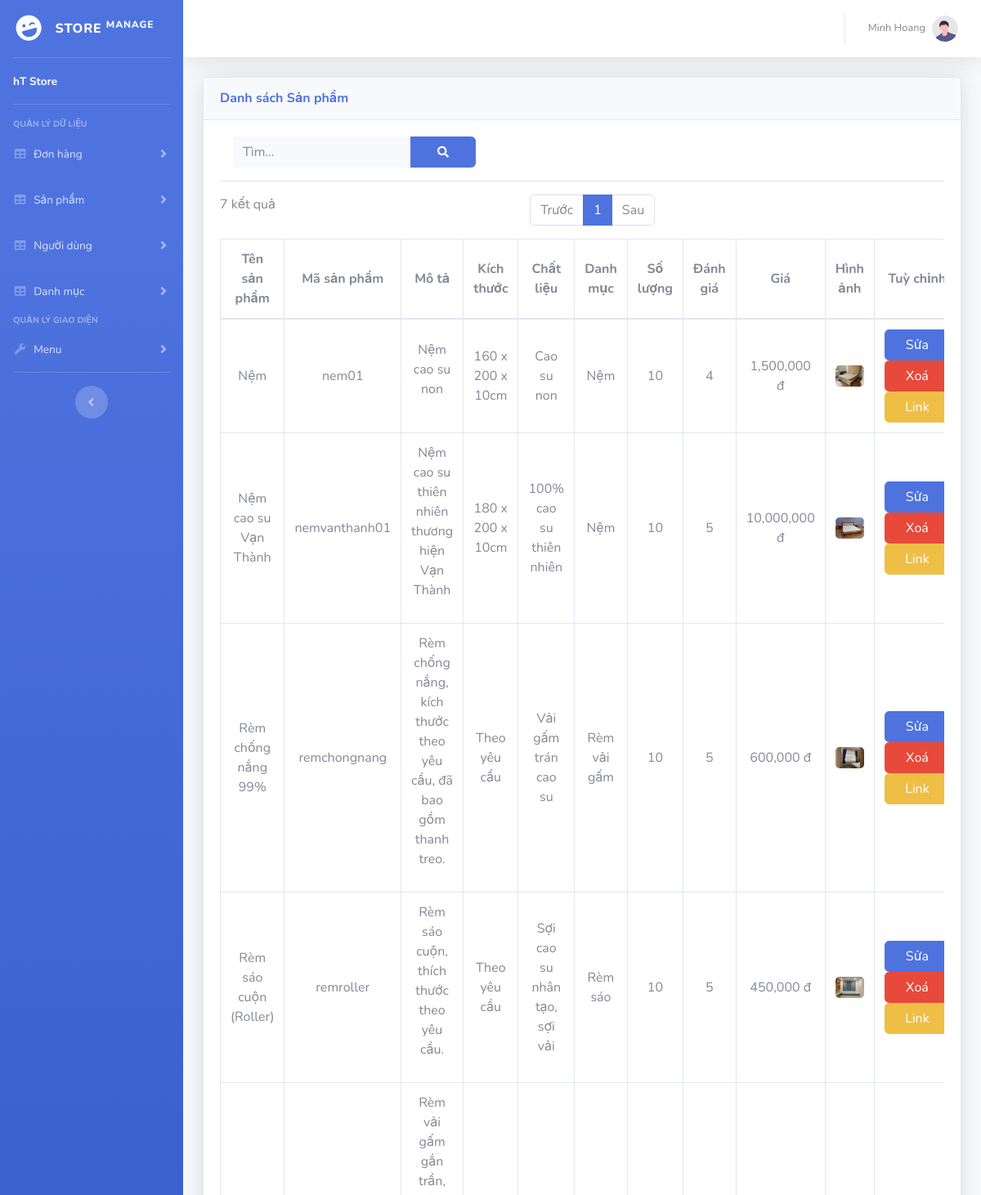
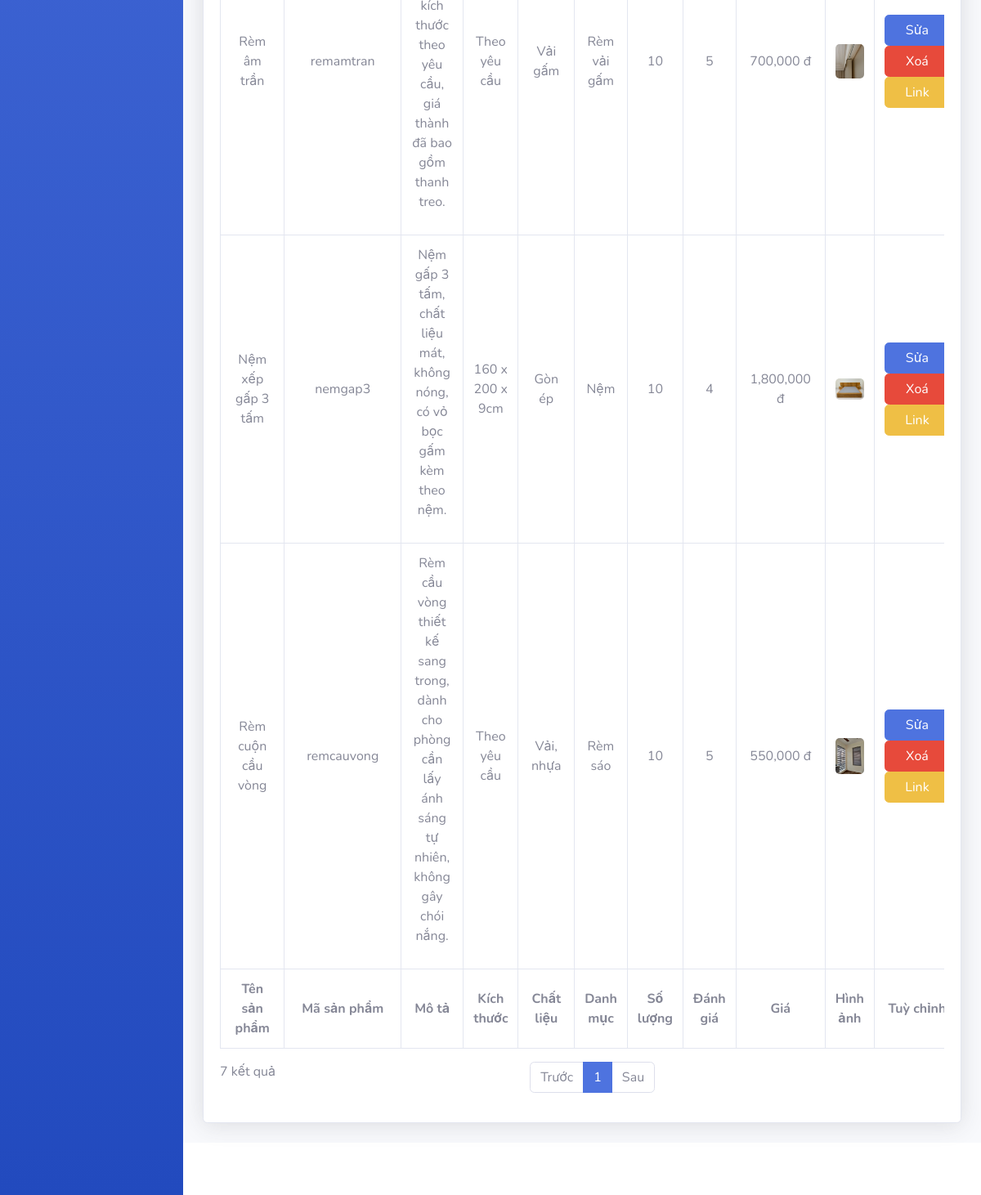
Page /admin/product (signed in) on the committed database (2 pictures, top to bottom).
### tables this page shows
CREATE TABLE `tbl_product` (
  `Id` int(11) NOT NULL,
  `ProductName` text DEFAULT NULL,
  `Description` text DEFAULT NULL,
  `IdCate` int(11) DEFAULT NULL,
  `Image` text DEFAULT NULL,
  `Quanity` int(11) DEFAULT NULL,
  `Size` text DEFAULT NULL,
  `ProdCode` text DEFAULT NULL,
  `Material` text DEFAULT NULL,
  `Price` int(11) DEFAULT NULL,
  `Rating` int(11) DEFAULT NULL
);

CREATE TABLE `tbl_category` (
  `Id` int(11) NOT NULL,
  `CategoryName` text DEFAULT NULL,
  `Description` text DEFAULT NULL
);

### app/Controllers/admin/ProductController.php (called while the page is built, shortened)
<?php
class ProductController extends Controller
{
    public function index()
    {
        $this->View();
    }
}

### app/ViewModels/ProductVM.php (called while the page is built, shortened)
<?php
class ProductVM extends Model
{
    public $Price;
    function __construct($product = null)
    {
        if (!is_array($product)) {
            $id = $product;
            $product = $this->GetProductById($id);
        }
        $this->Id = isset($product["Id"]) ? $product["Id"] : null;
        $this->ProductName = isset($product["ProductName"]) ? $product["ProductName"] : null;
        $this->Description = isset($product["Description"]) ? $product["Description"] : null;
        $this->IdCate = isset($product["IdCate"]) ? $product["IdCate"] : null;
        $this->Image = isset($product["Image"]) ? $product["Image"] : null;
        $this->Quanity = isset($product["Quanity"]) ? $product["Quanity"] : null;
        $this->Size = isset($product["Size"]) ? $product["Size"] : null;
        $this->Price = isset($product["Price"]) ? $product["Price"] : null;
        $this->ProdCode = isset($product["ProdCode"]) ? $product["ProdCode"] : null;
        $this->Material = isset($product["Material"]) ? $product["Material"] : null;
        $this->Rating = isset($product["Rating"]) ? $product["Rating"] : null;
    }
    function toPrice()
    {
        return Common::ViewMoney($this->Price);
    }
    function GetPaging($params, $pageIndex, $pageNumber, &$totalRows)
    {
        $keyword = $params["keyword"] ?? "";
        if (!empty($keyword)) {
            $where = $this->WhereLike("Id", $keyword);
            $where .= $this->WhereOr($this->WhereLike("ProductName", $keyword));
            $where .= $this->WhereOr($this->WhereLike("Description", $keyword));
            $where .= $this->WhereOr($this->WhereLike("IdCate", $keyword));
            $where .= $this->WhereOr($this->WhereLike("Image", $keyword));
        } else {
            $where = "1";
        }
        return $this->QueryPaging(ProductVM::tableName, $where, $pageIndex, $pageNumber, $totalRows);
    }
    function GetProductById($id)
    {
        return $this->SELECTROW(ProductVM::tableName, $this->WhereEq("Id", $id));
    }
}

### core/Database.php (called while the page is built, shortened)
<?php
class Database
{
    public static $DbConnect;
    function __construct()
    {
        global $db_config;
        try {
            self::$DbConnect = new mysqli($db_config['host'], $db_config['user'], isset($db_config['pass']) ? $db_config['pass'] : '', $db_config['db']);
            mysqli_set_charset(self::$DbConnect, 'UTF8');
        } catch (Exception $exception) {
            $mess = $exception->getMessage();
            $data['mess'] = $mess;
            App::$app->loadError('database', $data);
            die();
        }
    }
    function QueryPaging($tableName, $where, $pageIndex, $pageNumber, &$totalRows, $colums = null)
    {
        $select = "*";
        $sql = "SELECT {$select} FROM `{$tableName}` WHERE {$where}";
        $result = self::$DbConnect->query($sql);
        $start = ($pageIndex - 1) * $pageNumber;
        $sql = $sql . " limit {$start},{$pageNumber}";
        return self::$DbConnect->query($sql);
    }
    public function WhereEq($columname, $value)
    {
        return " `{$columname}` = '{$value}' ";
    }
    function SELECTROW($tableName = null, $where)
    {
        $sql = "SELECT * FROM `{$tableName}` WHERE {$where}";
        $result = self::$DbConnect->query($sql);
        if ($result->num_rows > 0) {
            return $result->fetch_assoc();
        }
        return null;
    }
}

### app/ViewModels/CategoryVM.php (called while the page is built, shortened)
<?php
class CategoryVM extends Model
{
    function __construct($category = null)
    {
        if (!empty($category)) {
            if (!is_array($category)) {
                $id = $category;
                $category = $this->GetProductById($id);
            }
        }
        $this->CategoryName = isset($category["CategoryName"]) ? $category["CategoryName"] : null;
    }
    function GetProductById($id)
    {
        return $this->SELECTROW(CategoryVM::tableName, $this->WhereEq("Id", $id));
    }
}

### app/Views/admin/product/index.php (the view, shortened to what this page needs)
<?php
$model = new ProductVM();
$totalRow = 0;
$indexPage = isset($_GET["page"]) ? intval($_GET["page"]) : 1;
$pageNumber = isset($_GET["number"]) ? intval($_GET["number"]) : 10;
$keyword = isset($_GET["keyword"]) ? $_GET["keyword"] : "";
$data = $model->GetPaging(["keyword" => $keyword], $indexPage, $pageNumber, $totalRow);
?>
<div class="card shadow mb-4">
    <div class="card-header py-3">
        <h6 class="m-0 font-weight-bold text-primary">Danh sách Sản phẩm</h6>
    </div>
    <div class="card-body">
        <form method="get" action="/admin/product/index/" class="d-sm-inline-block form-inline mr-auto ml-md-3 my-2 my-md-0 mw-100 navbar-search">
            <div class="input-group">
                <input name="keyword" type="text" class="form-control bg-light border-0 small" placeholder="Tìm..." value="<?php echo isset($keyword) ? $keyword : ""; ?>" aria-label="Search" aria-describedby="basic-addon2">
                <div class="input-group-append">
                    <button class="btn btn-primary" type="submit">
                        <i class="fas fa-search fa-sm"></i>
                    </button>
                </div>
            </div>
        </form>
        <hr>
        <div class="table-responsive">
            <table class="table table-bordered" id="dataTable" width="100%" cellspacing="0">
                <thead>
                    <tr>
                        <th>Tên sản phẩm</th>
                        <th>Mã sản phẩm</th>
                        <th>Mô tả</th>
                        <th>Kích thước</th>
                        <th>Chất liệu</th>
                        <th>Danh mục</th>
                        <th>Số lượng</th>
                        <th>Đánh giá</th>
                        <th>Giá</th>
                        <th>Hình ảnh</th>
                        <th>Tuỳ chỉnh</th>
                    </tr>
                </thead>
                <tfoot>
                    <tr>
                        <th>Tên sản phẩm</th>
                        <th>Mã sản phẩm</th>
                        <th>Mô tả</th>
                        <th>Kích thước</th>
                        <th>Chất liệu</th>
                        <th>Danh mục</th>
                        <th>Số lượng</th>
                        <th>Đánh giá</th>
                        <th>Giá</th>
                        <th>Hình ảnh</th>
                        <th>Tuỳ chỉnh</th>
                    </tr>
                </tfoot>
                <tbody>
                    <?php
                    if (!empty($data)) {
                        while ($row = $data->fetch_array()) {
                            $_item = new ProductVM($row);
                    ?>
                            <tr>
                                <td>
                                    <?php echo $_item->ProductName; ?>
                                </td>
                                <td>
                                    <?php echo $_item->ProdCode; ?>
                                </td>
                                <td>
                                    <?php echo $_item->Description; ?>
                                </td>
                                <td>
                                    <?php echo $_item->Size; ?>
                                </td>
                                <td>
                                    <?php echo $_item->Material; ?>
                                </td>
                                <td>
                                    <?php
                                    $modelCate = new CategoryVM($_item->IdCate);
                                    echo $modelCate->CategoryName;
                                    ?>
                                </td>
                                <td>
                                    <?php echo $_item->Quanity; ?>
                                </td>
                                <td>
                                    <?php echo $_item->Rating; ?>
                                </td>
                                <td>
                                    <?php echo $_item->toPrice(); ?>
                                </td>
                                <td style="width:200px;">
                                    <img src="/public/uploads/<?php echo $_item->Image; ?>" style="width:100%;border-radius:5px;"><br />
                                <td class="text-center">
                                    <a href="/admin/product/edit/<?php echo $_item->Id ?>" class="btn btn-primary">Sửa</a>
                                    <a onclick="return confirm('Xoá người dùng này?')" href="/admin/product/delete/<?php echo $_item->Id ?>" class="btn btn-danger">Xoá</a>
                                    <a href="/products/detail/product=<?php echo $_item->Id ?>" class="btn" style="color: #fff; background-color:#efbf45;border-color:#efbf45;">Link</a>
                                </td>
                            </tr>
                    <?php
                        }
                    }
                    ?>
                </tbody>
            </table>
        </div>
    </div>
</div>

### app/Views/admin/product/index.php (style rules this page uses)
.table td, .table thead th { vertical-align: middle; text-align: center; }

### rows in the picture
tbl_product: ProductName "Nệm", ProdCode "nem01", Description "Nệm cao su non", Size "160 x 200 x 10cm", Material "Cao su non", tbl_category.CategoryName "Nệm", Quanity "10", Rating "4", Price "1,500,000 đ", Image (picture)
tbl_product: ProductName "Nệm cao su Vạn Thành", ProdCode "nemvanthanh01", Description "Nệm cao su thiên nhiên thương hiện Vạn Thành", Size "180 x 200 x 10cm", Material "100% cao su thiên nhiên", tbl_category.CategoryName "Nệm", Quanity "10", Rating "5", Price "10,000,000 đ", Image (picture)
tbl_product: ProductName "Rèm chống nắng 99%", ProdCode "remchongnang", Description "Rèm chống nắng, kích thước theo yêu cầu, đã bao gồm thanh treo.", Size "Theo yêu cầu", Material "Vải gấm trán cao su", tbl_category.CategoryName "Rèm vải gấm", Quanity "10", Rating "5", Price "600,000 đ", Image (picture)
tbl_product: ProductName "Rèm sáo cuộn (Roller)", ProdCode "remroller", Description "Rèm sáo cuộn, thích thước theo yêu cầu.", Size "Theo yêu cầu", Material "Sợi cao su nhân tạo, sợi vải", tbl_category.CategoryName "Rèm sáo", Quanity "10", Rating "5", Price "450,000 đ", Image (picture)
tbl_product: ProductName "Rèm âm trần", ProdCode "remamtran", Description "Rèm vải gấm gắn trần, kích thước theo yêu cầu, giá thành đã bao gồm thanh treo.", Size "Theo yêu cầu", Material "Vải gấm", tbl_category.CategoryName "Rèm vải gấm", Quanity "10", Rating "5", Price "700,000 đ", Image (picture)
tbl_product: ProductName "Nệm xếp gấp 3 tấm", ProdCode "nemgap3", Description "Nệm gấp 3 tấm, chất liệu mát, không nóng, có vỏ bọc gấm kèm theo nệm.", Size "160 x 200 x 9cm", Material "Gòn ép", tbl_category.CategoryName "Nệm", Quanity "10", Rating "4", Price "1,800,000 đ", Image (picture)
tbl_product: ProductName "Rèm cuộn cầu vòng", ProdCode "remcauvong", Description "Rèm cầu vòng thiết kế sang trong, dành cho phòng cần lấy ánh sáng tự nhiên, không gây chói nắng.", Size "Theo yêu cầu", Material "Vải, nhựa", tbl_category.CategoryName "Rèm sáo", Quanity "10", Rating "5", Price "550,000 đ", Image (picture)

### other values in the picture
$_SESSION["admin"]["Name"] "Minh Hoang"
$totalRow "7 7"
